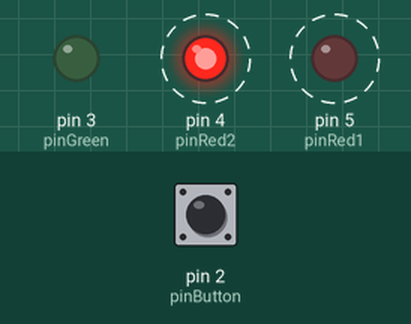
Recording of a sketch running on a simulated Arduino Uno, built with avr-gcc and run on an emulated ATmega328P. On the bench: output pins drawn as LEDs (lit = HIGH). Dashed ring = blinking. Inputs (shaded band) come from the test bench; at power-on: pin 2 (pinButton) HIGH.

Above: at 1.8 s.
1.9 s: pin 2 (pinButton) pulled LOW for 3.2 s
At 2.9 s:
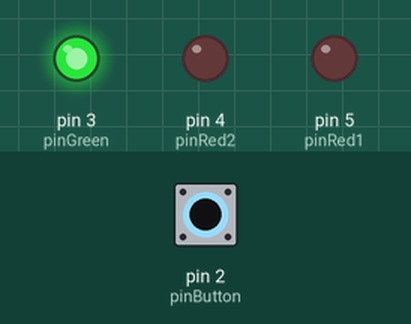
At 5.22 s:
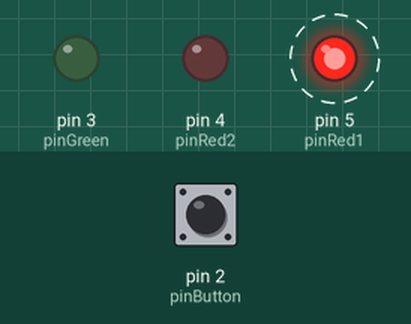
Timing chart, 0 to 12.6 s (numbered marks = the images above; inputs shaded):
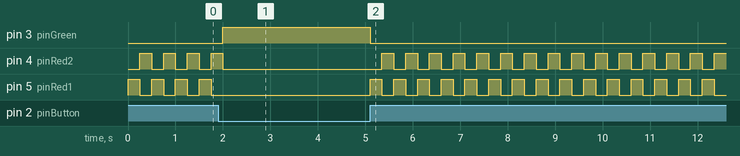

The sketch:

main.ino
```cpp
int pinRed1 = 5;
int pinRed2 = 4;
int pinGreen = 3;
int pinButton = 2;
int switchState = 0;

void setup() {
  pinMode(pinRed1, OUTPUT);
  pinMode(pinRed2, OUTPUT);
  pinMode(pinGreen, OUTPUT);
  pinMode(pinButton, INPUT);
}

void loop() {
  switchState = digitalRead(pinButton);
  if (switchState == LOW) {
    digitalWrite(pinRed1, LOW);
    digitalWrite(pinRed2, LOW);
    digitalWrite(pinGreen, HIGH);
  }
  else {
    digitalWrite(pinRed1, HIGH);
    digitalWrite(pinRed2, LOW);
    digitalWrite(pinGreen, LOW);
    delay(250);
    digitalWrite(pinRed1, LOW);
    digitalWrite(pinRed2, HIGH);
    delay(250);
  }
}
```

Measured:
- after the input at 1.9 s, pin 3 (pinGreen): LOW → HIGH after 0.10 s, → LOW 3.1 s later
- by itself, pin 4 (pinRed2): repeats every 0.50 s: HIGH 0.25 s, LOW 0.25 s
